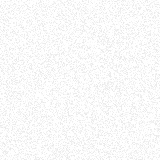
#> input picture agent-apps/link-in-bio/site/grain.png, 160 x 160 px
$ python -i grade.py   (imports and definitions only)
#> lines starting #> are read from the running program, lines starting #| are printed output that depends on the picture
### skills/birthday_tribute_reel/scripts/_env.py
"""Shared helpers for the birthday tribute scripts (stdlib only).

- SKILL: this skill's folder, resolved from this file (no machine paths).
- tools(): runs scripts/setup.py once per process and returns its JSON (python, ffmpeg, ffprobe, chromium, dist).
- need(*modules): make sure this interpreter can import the modules; if not, re-exec the calling script under the
  python3 setup.py found with them.
- ffmpeg(), ffprobe(): resolved binaries, or exit with the setup command to run.
- read_json(path, default), write_json(path, obj), write_text(path, text): build/ files; a write lands whole, by
  os.replace from a temp name beside it, so a command stopped partway leaves the file as it was.
- digest(obj): a short hash of a JSON value, so a later step can tell whether a beat changed.
- start_run(), B: every run of the pipeline works in a folder of its own, build/<run stamp>/ (UTC, for example
  build/20261020T151200Z/), and build/latest names the current one. gather.py starts a run; every later script works
  in B, the current run's folder. A delivered run (deliver.py writes delivered.json in it) is never written again: the
  next kit command copies it to a new stamp and works there, so a rerun never overwrites a prior build. The one
  exception is `vote.py pick`, the person choosing another look: it reopens the delivered run in place, and the kit's
  sequence from the pick makes that look's film in the same folder. Importing this
  module, or reading B from anything but a kit command, copies nothing and renames nothing. out/ holds the
  deliverables of the latest delivered run, and each delivered run keeps its own in B/out/.
- WORKSPACE: the folder the command ran from. enter_run(path): work inside the run folder a path names, relative to
  it, as render.py --run passes it.
"""
import hashlib
import json
import os
import subprocess
import sys
from pathlib import Path

SKILL = Path(__file__).resolve().parent.parent
WORKSPACE = Path.cwd()
_TOOLS = None
BUILD = Path("build")
_RUN = None


# [91 lines left out: functions enter_run, _parse_last_json, tools, need, ffmpeg, ffprobe and 2 more, not called in this run]


def write_json(path, obj):
    write_text(path, json.dumps(obj, indent=2, ensure_ascii=False))


def digest(obj):
    return hashlib.sha256(json.dumps(obj, sort_keys=True).encode()).hexdigest()[:16]


# [25 lines left out: functions _stamp, _name_latest, start_run, not called in this run]


def _kit_command():
    """Whether this process is one of the kit's own commands (python3 S/scripts/<name>.py)."""
    return bool(sys.argv and sys.argv[0]) and Path(sys.argv[0]).resolve().parent == SKILL / "scripts"


def _picks_a_look():
    """Whether this process is `vote.py pick`, which makes another look's film in the run it was delivered from."""
    return Path(sys.argv[0]).name == "vote.py" and sys.argv[1:2] == ["pick"]


def run_dir():
    """The current run's folder. A kit command run after delivery copies the delivered run to a new stamp first and
    works in the copy; anything else that reads the run (an import, a test, a look at a delivered build) reads it where
    it is and changes nothing."""
    global _RUN
    if _RUN is not None:
        return _RUN
    latest = BUILD / "latest"
    d = BUILD / latest.read_text().strip() if latest.exists() else None
    if not d or not d.is_dir():
        sys.exit("no run in build/: run gather.py first")
    if (d / "delivered.json").exists() and _kit_command() and _picks_a_look():
        import shutil
        (d / "delivered.json").unlink()
        shutil.rmtree(d / "out", ignore_errors=True)
        sys.stderr.write(f"{d} was delivered; it is reopened for the look you picked\n")
    elif (d / "delivered.json").exists() and _kit_command():
        import shutil
        new = _stamp()
        shutil.copytree(d, new, symlinks=True, ignore=shutil.ignore_patterns("delivered.json", "out"))
        _name_latest(new)
        sys.stderr.write(f"{d} was delivered; this run continues in a copy, {new}\n")
        d = new
    _RUN = d
    return d


def __getattr__(name):
    if name == "B":
        return str(run_dir())
    raise AttributeError(name)


# [2 lines that do not run on import are left out]

### skills/birthday_tribute_reel/scripts/grade.py
#!/usr/bin/env python3
"""The film's color grade, derived from the person's palette and applied to every photo and clip.

USAGE (from the workspace root; B = the run's folder, build/<run stamp>/):
    python3 S/scripts/grade.py recipe            # B/taste.json -> B/grade.json (the ffmpeg filter and why)
    python3 S/scripts/grade.py photos [FILE...]  # grade B/photos/*.jpg (or the files named) into B/public/graded/
    python3 S/scripts/grade.py show              # print the filter

Before the grade, every photo is matched to one light, so photos from different cameras and days sit together: its
white balance is pulled part of the way to grey (WB; the scene keeps some of its own color), less and less toward
white, so a sun or a lamp stays white instead of turning a color, and less and less as the cast grows strong (CAST), so
a sunset or a lamp-lit room keeps the light it was taken in and only a camera's tint is taken out; its exposure part of the way to one target (EXPOSE,
the gamma bounded so a white beach stays bright and a night stays dark; a photo that measures darker than NIGHT is
pulled toward the night target instead, so it stays a night); and its saturation part of the way to one target (SAT,
bounded by SAT_RANGE, so a stock-blue sky calms and a photo already quieter than SAT keeps its own color). A
black-and-white photograph (its mean chroma under MONO) is toned in the hue of the palette the two share, its mids
the chroma of the film's quiet photographs (TONE) and its blacks and whites left neutral, so it sits in the year
as a toned print beside its colored neighbors.

The recipe (design/grade.md has the reasoning):
  shadows lean toward the hue of their darkest color, highlights toward their lightest, midtones toward the
  average hue of the photos the two share; saturation follows how saturated their palette is and never rises past the photos' own; a film taste lifts the blacks and
  rolls off the whites. One ffmpeg filter string carries all of it, so a photo and a generated clip get the
  identical grade. Also writes B/public/fx/grain.png, the grain tile the renderer overlays when taste asks.
"""
import argparse
import colorsys
import math
import random
import os
import subprocess
import sys
from concurrent.futures import ThreadPoolExecutor
from pathlib import Path

sys.path.insert(0, str(Path(__file__).resolve().parent))
import _env  # noqa: E402

# [1 line that did not run here, left out]
# [1 line that did not run here, left out]
WB, EXPOSE = 0.45, 0.6  # how far toward grey, and how far toward the target exposure, each photo is pulled
CAST = 0.5  # the chroma of a photo's mean color at which its cast is the scene's light and the white balance lets it be
DAY, NIGHT = 0.47, 0.30  # the target luma of a day photo, and of one that measures darker than NIGHT
GAMMA = (0.78, 1.35)
SAT, SAT_RANGE = 0.4, (0.5, 1.0)  # the mean saturation a louder photo is pulled toward, and the bound on the pull
MONO = 4 / 255  # a photo whose mean chroma (max - min of its channels) is under this is black and white
TONE = 30  # the chroma, of 255, a black-and-white photograph's mid gray is toned to
LUMA = (0.299, 0.587, 0.114)  # each channel's share of a color's lightness, which saturation turns about


def hex_rgb(h):
    h = h.lstrip("#")
    return tuple(int(h[i:i + 2], 16) for i in (0, 2, 4))


# [48 lines left out: functions lean, recipe, grain_tile, not called in this run]


def match_light(src, dest, tone=None):
    """The photo matched to one light (white balance, exposure and saturation, see the top of this file), a
    black-and-white one toned by `tone` (the recipe's offset of each channel at mid gray), saved losslessly at dest."""
#> called with dest = 'out.png'
    from PIL import Image, ImageEnhance, ImageStat
    im = Image.open(src).convert("RGB")
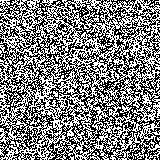
#> im: PIL image 160x160 RGB; 50% white; black in thin lines or dots
    small = im.copy()
    small.thumbnail((256, 256))
    r, g, b = ImageStat.Stat(small).mean
#> r = 127.6; g = 127.6; b = 127.6
    s = ImageStat.Stat(small.convert("HSV")).mean[1] / 255
#> s = 0
    grey = (r + g + b) / 3
#> grey = 127.6
    wb = WB * max(0.0, 1 - (max(r, g, b) - min(r, g, b)) / max(r, g, b, 1) / CAST)
#> wb = 0.45
    gains = [(grey / max(c, 1)) ** wb for c in (r, g, b)]
#> gains = [1, 1, 1]
    lum = (0.2126 * r * gains[0] + 0.7152 * g * gains[1] + 0.0722 * b * gains[2]) / 255
#> lum = 0.5
    target = NIGHT if lum < NIGHT else DAY
#> target = 0.47
    gamma = min(GAMMA[1], max(GAMMA[0], 1 + (math.log(target) / math.log(max(min(lum, 0.98), 0.02)) - 1) * EXPOSE))
#> gamma = 1.05
    lut = []
    for k in gains:
        lut += [min(255, round(255 * (min(1.0, v * (1 + (k - 1) * (1 - (v / 255) ** 2)) / 255) ** gamma))) for v in range(256)]
#> this loop made 3 passes
#> k on pass 3: 1
#> after the loop, lut = 768 values, max 255 at index 255, min 0 at index 0, mean 124.1
    pull = min(SAT_RANGE[1], max(SAT_RANGE[0], (SAT / max(s, 0.01)) ** EXPOSE))
#> pull = 1
    im = im.point(lut)
    if tone and chroma(small) < MONO:
        bell = [4 * (v / 255) * (1 - v / 255) for v in range(256)]
        im = im.point([min(255, max(0, round(v + k * bell[v]))) for k in tone for v in range(256)])
    ImageEnhance.Color(im).enhance(pull).save(dest)


# [38 lines left out: functions chroma, grade_file, ensure_recipe, not called in this run]


def graded_name(p):
    """The graded copy of a B/photos file, as a path relative to B/public/, the folder the renderer serves."""
    return f"graded/{Path(p).name}"


# [37 lines left out: functions grade_photos, main, not called in this run]


# [2 lines not run here, left out]

>>> result = match_light('../../../agent-apps/link-in-bio/site/grain.png', 'out.png')
